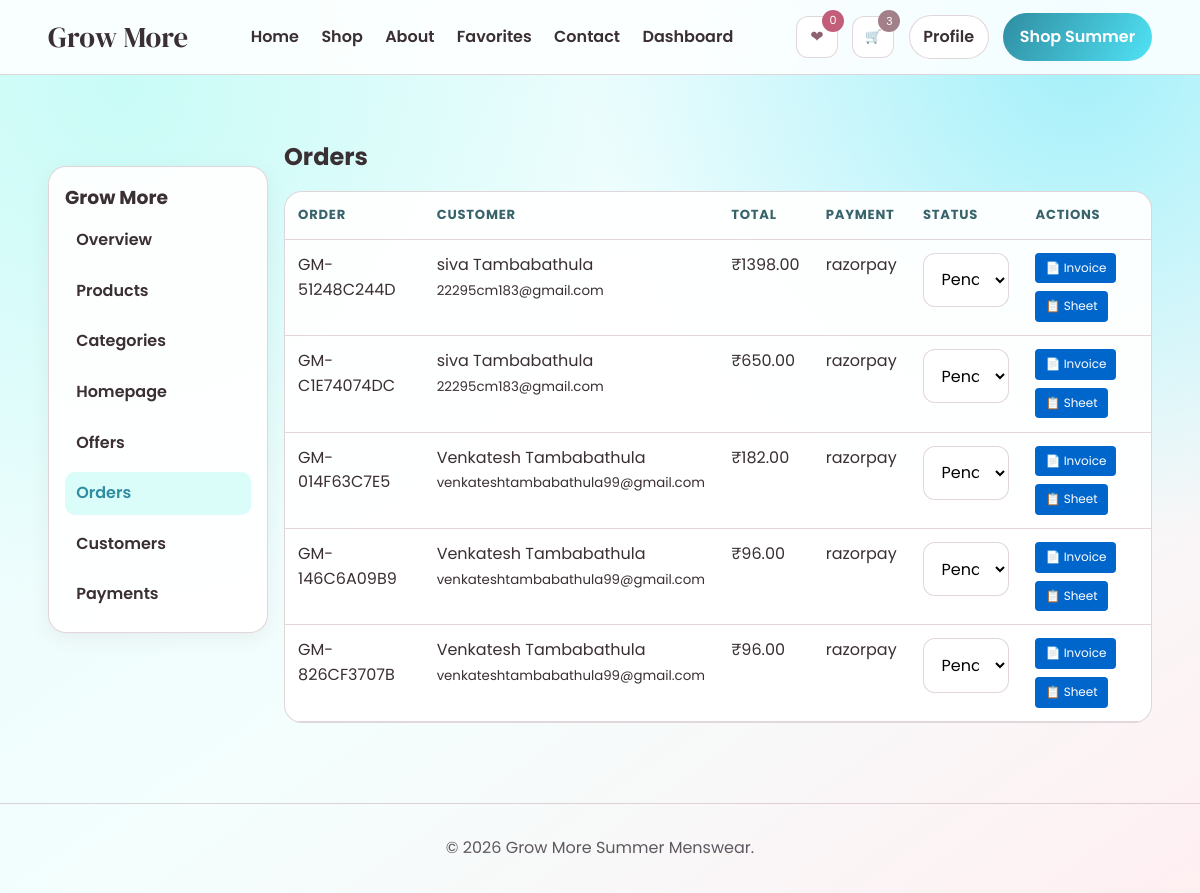
Screenshot of /dashboard/orders/ (signed in) with the database file from the repository.
### orders/models.py (models this page shows, shortened)
class Order(models.Model):
    STATUS_CHOICES = [
        ("pending", "Pending"),
        ("confirmed", "Confirmed"),
        ("shipped", "Shipped"),
        ("delivered", "Delivered"),
    ]
    PAYMENT_METHODS = [
        ("razorpay", "Razorpay"),
        ("cod", "Cash on Delivery"),
    ]
    order_number = models.CharField(max_length=32, unique=True, editable=False)
    user = models.ForeignKey(settings.AUTH_USER_MODEL, on_delete=models.SET_NULL, null=True, blank=True, related_name="orders")
    email = models.EmailField()
    phone = models.CharField(max_length=20)
    full_name = models.CharField(max_length=120)
    shipping_address = models.TextField()
    shipping_city = models.CharField(max_length=80)
    shipping_state = models.CharField(max_length=80)
    shipping_postal_code = models.CharField(max_length=12)
    total_amount = models.DecimalField(max_digits=10, decimal_places=2, default=0)
    payment_method = models.CharField(max_length=20, choices=PAYMENT_METHODS, default="razorpay")
    status = models.CharField(max_length=20, choices=STATUS_CHOICES, default="pending")
    created_at = models.DateTimeField(auto_now_add=True)
    updated_at = models.DateTimeField(auto_now=True)
    class Meta:
        ordering = ["-created_at"]

### dashboard/views.py (the view)
# urls.py: path("orders/", views.orders, name="orders"),
@staff_member_required
def orders(request):
    items = Order.objects.select_related("user").prefetch_related("items", "payment").all()
    return render(request, "dashboard/orders.html", {"orders": items, "status_choices": Order.STATUS_CHOICES})

### core/context_processors.py (called while the page is built)
def cart(request):
    try:
        current_cart = get_or_create_cart(request)
        return {"cart": current_cart, "cart_count": current_cart.total_quantity}
    except Exception:
        return {"cart": None, "cart_count": 0}

### offers/context_processors.py (called while the page is built)
def active_offer(request):
    offer = active_popup_offer()
    return {
        "active_popup_offer": offer,
        "active_popup_offer_payload": offer_payload(offer),
    }

### offers/services.py (called while the page is built, shortened)
def active_offers():
    now = timezone.now()
    return (
        PromotionalOffer.objects.filter(is_active=True, starts_at__lte=now, ends_at__gte=now)
        .prefetch_related("products", "categories")
        .order_by("display_priority", "-discount_percent")
    )

def active_popup_offer():
    return active_offers().filter(show_on_homepage=True).first()

def offer_payload(offer):
    if not offer:
        return None

### orders/models.py (called while the page is built)
    @property
    def total_quantity(self):
        return sum(item.quantity for item in self.items.all())

### orders/services.py (called while the page is built)
def get_or_create_cart(request):
    if request.user.is_authenticated:
        cart, _ = Cart.objects.get_or_create(user=request.user)
        return cart
    if not request.session.session_key:
        request.session.create()
    cart, _ = Cart.objects.get_or_create(session_key=request.session.session_key, user=None)
    return cart

### templates/dashboard/orders.html (shortened to what this page needs)
{% extends "dashboard/base.html" %}
{% load static %}
{% block dashboard_content%}
<h1>Orders</h1>
<div class="admin-table-wrap">
  <table class="admin-table">
    <thead>
      <tr>
        <th>Order</th>
        <th>Customer</th>
        <th>Total</th>
        <th>Payment</th>
        <th>Status</th>
        <th>Actions</th>
      </tr>
    </thead>
    <tbody>
      {% for order in orders %}
      <tr>
        <td>{{ order.order_number }}</td>
        <td>{{ order.full_name }}<br /><small>{{ order.email }}</small></td>
        <td>₹{{ order.total_amount }}</td>
        <td>{{ order.payment_method }}</td>
        <td>
          <form
            method="post"
            action="{% url 'dashboard:order_status' order.pk %}"
          >
            <select name="status" onchange="this.form.submit()">
              {% for value,label in status_choices %}
              <option
                value="{{ value }}"
                {%
                if
                order.status=""
                ="value"
                %}selected{%
                endif
                %}
              >
                {{ label }}
              </option>
              {% endfor %}
            </select>
          </form>
        </td>
        <td>
          <div class="action-buttons">
            <a
              href="{% url 'dashboard:admin_download_invoice' order.pk %}"
              class="btn-small"
              title="Download Invoice"
              download
              >📄 Invoice</a
            >
            <a
              href="{% url 'dashboard:admin_download_delivery_sheet' order.pk %}"
              class="btn-small"
              title="Download Delivery Sheet"
              download
              >📋 Sheet</a
            >
          </div>
        </td>
      </tr>
      {% empty %}
      <tr>
        <td colspan="6">No orders yet.</td>
      </tr>
      {% endfor %}
    </tbody>
  </table>
</div>
{% endblock %}

### static/css/styles.css (style rules this page uses)
:root { --bright-blue: #51e2f5; --blue-green: #9df9ef; --dusty-white: #edf756; --pink-sand: #ffa8b6; --dark-sand: #a28089; --ink-900: #3a2f33; --white: #ffffff; --border: rgba(162, 128, 137, 0.32); --shadow: 0 18px 40px rgba(81, 226, 245, 0.18); --radius: 18px; --transition: 280ms ease; --font-brand: "Palm Beach", "DM Serif Display", serif; --font-hero: "KG Summer Sunshine", "Poppins", sans-serif; --font-tag: "Tropical Asian", "Poppins", sans-serif; }
* { margin: 0; padding: 0; box-sizing: border-box; }
html, body { overflow-x: hidden; }
body { font-family: "Poppins", sans-serif; color: var(--ink-900); background: radial-gradient(circle at 10% 10%, color-mix(in srgb, var(--blue-green) 55%, white), transparent 38%), radial-gradient(circle at 90% 6%, color-mix(in srgb, var(--bright-blue) 52%, white), transparent 36%), linear-gradient(145deg, color-mix(in srgb, var(--bright-blue) 14%, white), color-mix(in srgb, var(--blue-green) 12%, white) 55%, color-mix(in srgb, var(--pink-sand) 18%, white)); line-height: 1.55; }
body.has-fixed-header { padding-top: calc(74px + env(safe-area-inset-top)); }
a { color: inherit; text-decoration: none; }
input, textarea, select { width: 100%; border: 1px solid var(--border); border-radius: 12px; padding: .85rem; font: inherit; background: #fff; }
.admin-table-wrap { overflow-x: auto; border: 1px solid var(--border); border-radius: var(--radius); background: rgba(255,255,255,.94); }
.admin-table { width: 100%; border-collapse: collapse; min-width: 680px; }
.admin-table th, .admin-table td { text-align: left; padding: .82rem; border-bottom: 1px solid var(--border); vertical-align: top; }
.admin-table th { color: #38636b; font-size: .82rem; text-transform: uppercase; letter-spacing: .06em; }

### templates/dashboard/orders.html (style rules this page uses)
.action-buttons { display: flex; gap: 8px; flex-wrap: wrap; }
.btn-small { display: inline-block; padding: 6px 10px; background-color: #0066cc; color: white; text-decoration: none; border-radius: 4px; font-size: 12px; cursor: pointer; transition: background-color 0.2s; }

### rows the page displays
Order: order_number "GM-51248C244D", full_name "siva Tambabathula", email "22295cm183@gmail.com", total_amount "1398.00", payment_method "razorpay"
Order: order_number "GM-C1E74074DC", full_name "siva Tambabathula", email "22295cm183@gmail.com", total_amount "650.00", payment_method "razorpay"
Order: order_number "GM-014F63C7E5", full_name "Venkatesh Tambabathula", email "venkateshtambabathula99@gmail.com", total_amount "182.00", payment_method "razorpay"
Order: order_number "GM-146C6A09B9", full_name "Venkatesh Tambabathula", email "venkateshtambabathula99@gmail.com", total_amount "96.00", payment_method "razorpay"
Order: order_number "GM-826CF3707B", full_name "Venkatesh Tambabathula", email "venkateshtambabathula99@gmail.com", total_amount "96.00", payment_method "razorpay"

### other values shown
{{ cart_count|default:0 }} "3"
form field status "Pending"
